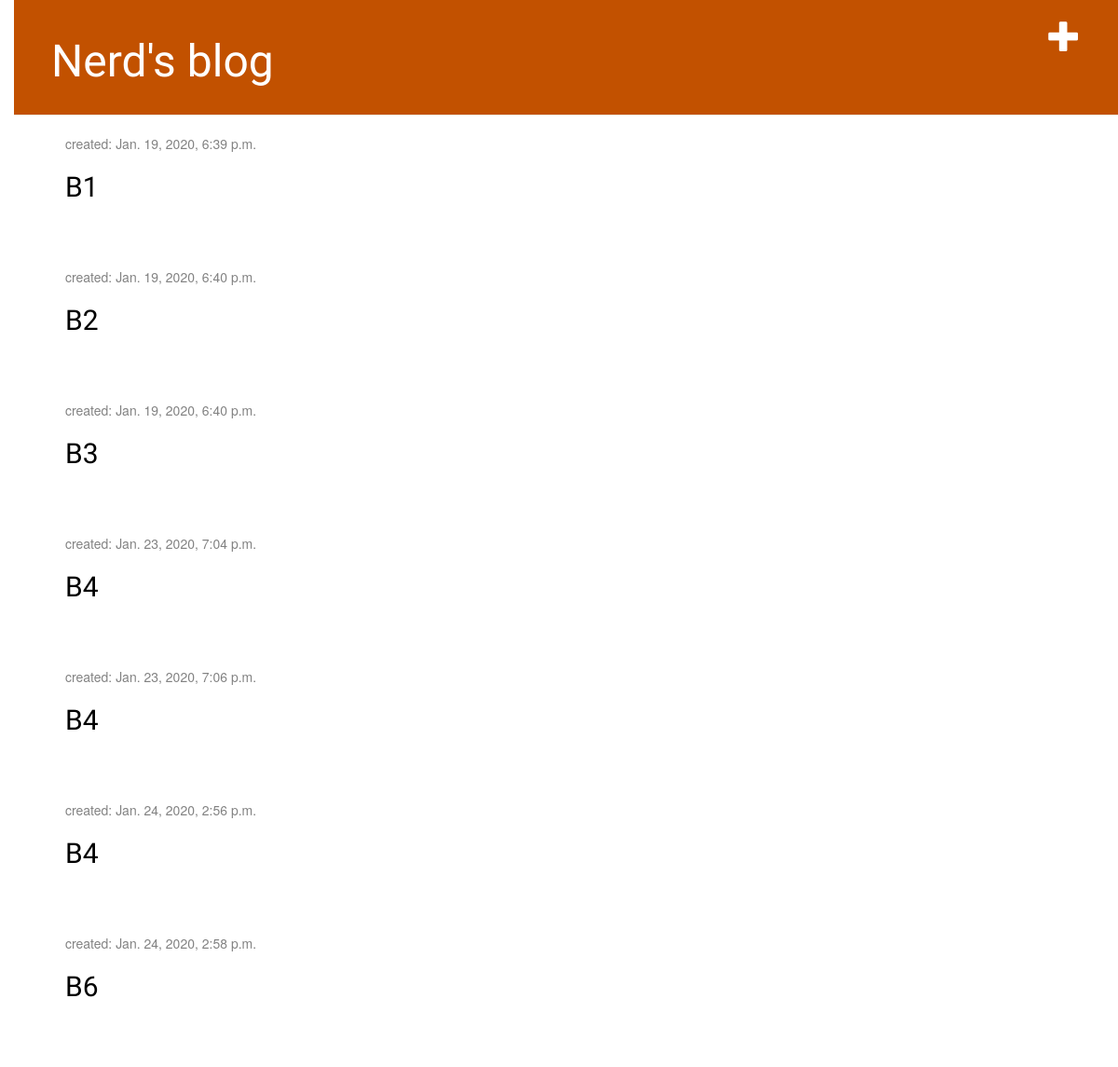
/, run on an earlier commit of the app's database.
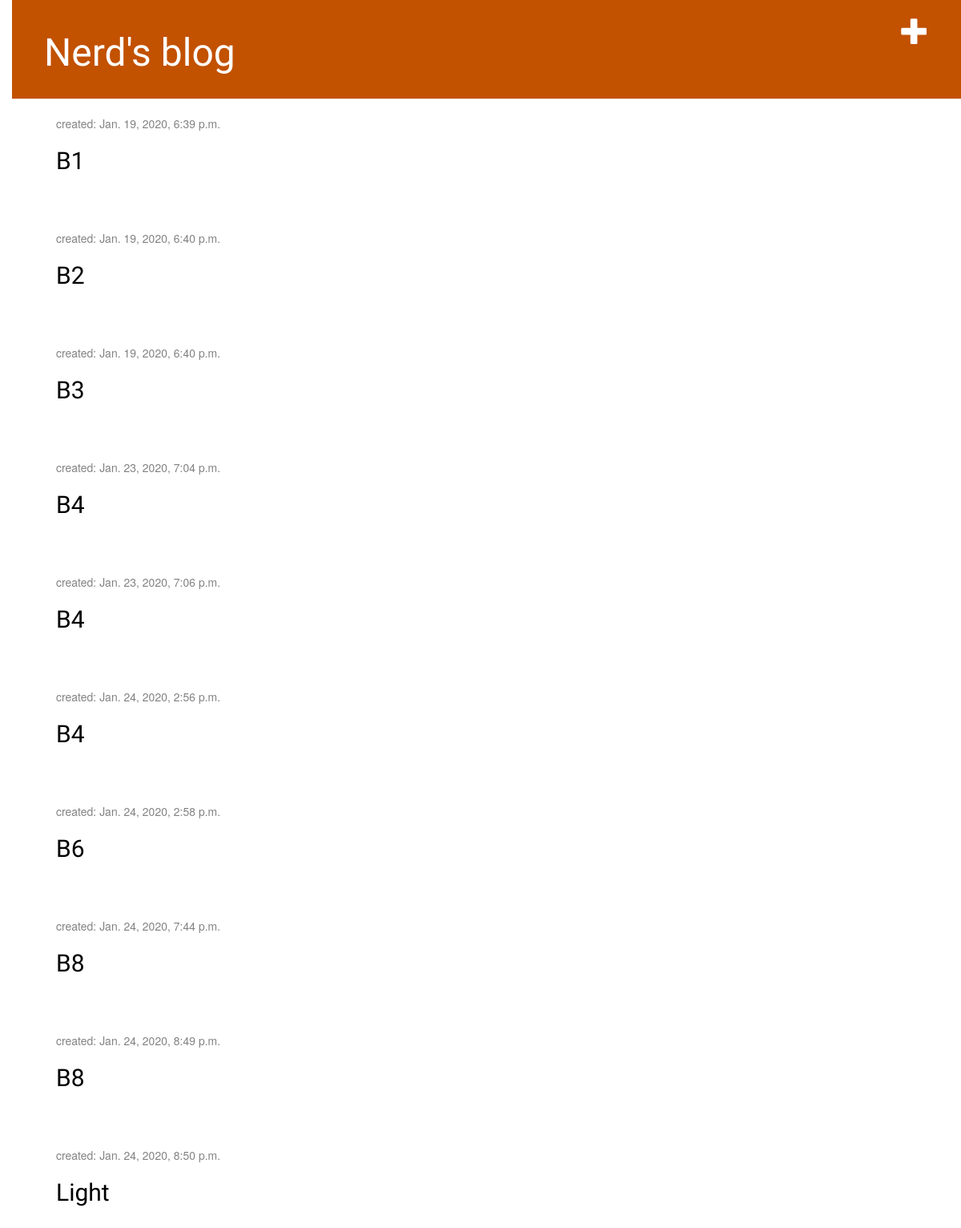
And on a later commit of the database.
### blog/models.py (models this page shows, shortened)
class Post(models.Model):
    author = models.ForeignKey(settings.AUTH_USER_MODEL, on_delete=models.CASCADE)
    title = models.CharField(max_length=200)
    text = models.TextField()
    created_date = models.DateTimeField(default=timezone.now)
    published_date = models.DateTimeField(blank=True, null=True)
    likes = models.IntegerField(default=0)
    dislikes = models.IntegerField(default=0)

### blog/views.py (the view)
# urls.py: path('', views.post_list, name='post_list'),
def post_list(request) :
    posts = Post.objects.filter(published_date__lte=timezone.now()).order_by('created_date')
    return render(request, 'blog/post_list.html', {'posts' : posts})

### blog/templates/blog/post_list.html
{% extends 'blog/base.html' %}
{% block content %}
{% for post in posts %}
                <div class="post">
                    <div class="date">
                        <p>created: {{ post.created_date }}</p>
                    </div>
                    <h2><a href="{% url 'post_detail' pk=post.pk %}">{{ post.title }}</a></h2>
                </div>
{% endfor %}
{% endblock %}

What changed in the data, as far as the page shows it:
added Post: created_date "Jan. 24, 2020, 7:44 p.m.", title "B8"
added Post: created_date "Jan. 24, 2020, 8:49 p.m.", title "B8"
added Post: created_date "Jan. 24, 2020, 8:50 p.m.", title "Light"
